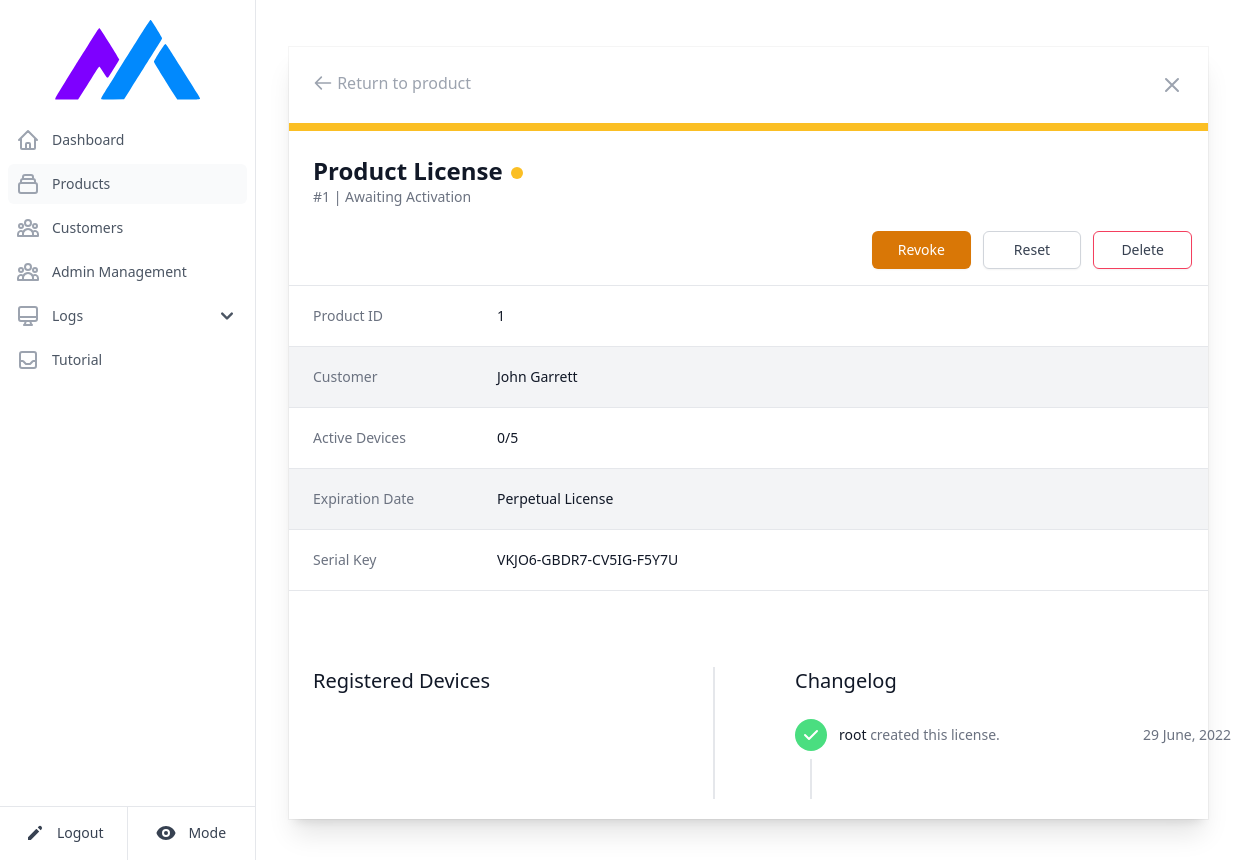
Page /licenses/1 (signed in) on the earlier database version.
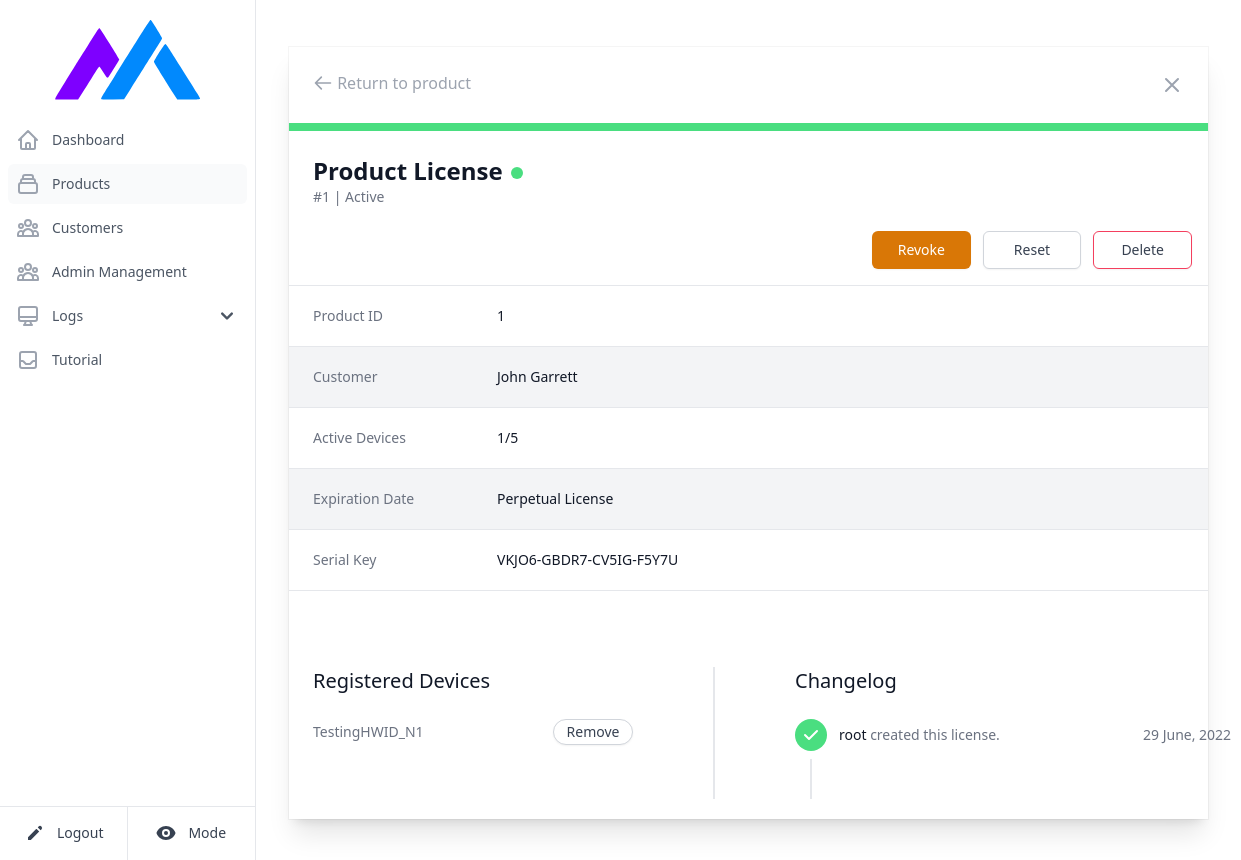
Same page on the later database version.
### bin/models.py (models this page shows)
class Key(db.Model):
    __tablename__ = "key"
    id = db.Column(db.Integer, primary_key=True)
    productid = db.Column(db.Integer, db.ForeignKey('product.id', ondelete="cascade"), nullable=False)
    clientid = db.Column(db.Integer, db.ForeignKey('client.id', ondelete="cascade"), nullable=False)
    serialkey = db.Column( db.String(100), unique = True)
    maxdevices = db.Column( db.Integer )
    devices = db.Column( db.Integer )
    status = db.Column( db.Integer )
    expirydate = db.Column( db.Integer, nullable=False)
    registrations = db.relationship('Registration', cascade='all,delete', backref='key')
    changelogs = db.relationship('Changelog', cascade='all,delete', backref='key')

class Changelog(db.Model):
    __tablename__ = "changeLog"
    id = db.Column( db.Integer, primary_key=True )
    keyID = db.Column( db.Integer, db.ForeignKey('key.id', ondelete="cascade"), nullable=True )
    userid = db.Column( db.Integer, db.ForeignKey('user.id', ondelete='SET NULL'), nullable=True )
    timestamp = db.Column( db.Integer, nullable=False )
    action = db.Column( db.String(40) )
    description = db.Column( db.String(200), nullable=False, default='' )

class User(UserMixin, db.Model):
    __tablename__ = "user"
    id = db.Column( db.Integer, primary_key=True )
    email = db.Column( db.String(100), unique=True )
    password = db.Column( db.String(150) )
    name = db.Column( db.String(100), unique=True )
    owner = db.Column( db.Boolean, default = False )
    disabled = db.Column( db.Boolean, default = False )
    timestamp = db.Column( db.Integer, nullable = False )
    changelogs = db.relationship('Changelog', cascade='all,delete', backref='user')

class Registration(db.Model):
    __tablename__ = "registration"
    id = db.Column(db.Integer, primary_key=True)
    keyID = db.Column(db.Integer, db.ForeignKey('key.id', ondelete="cascade"), nullable=False)
    hardwareID = db.Column(db.String(200), nullable=False)

### bin/main.py (the view)
@main.route('/licenses/<licenseid>')
@login_required
def licenseDisplay(licenseid):
    return LicenseHandler.displayLicense(licenseid)

### bin/databaseAPI.py (called while the page is built)
def getKeyAndClient(keyid):
    if( not ( isinstance(keyid, int) or keyid.isnumeric() ) ):
        raise Exception("Invalid input - Denying database querying!")
    return db.engine.execute("""
    SELECT * FROM key JOIN (select id as cid, name from client) ON cid = key.clientid where Key.id = """ + str(keyid)
    ).fetchone()

def getKeyLogs(keyid):
    return db.session.query(Changelog, User.name).join(User, User.id == Changelog.userid).filter(Changelog.keyID == keyid).all()

def getKeyHWIDs(keyID):
    return Registration.query.filter_by(keyID = keyID).all()

### bin/templates/license.html (shortened to what the changed rows need)
{% extends "base.html" %}
{% block content %}
<main>
    <div class="bg-white block sm:flex items-center justify-between lg:mt-1.5 border border-neutral-100 dark:bg-slate-900 dark:border-slate-700">
		<div class="w-full flex flex-col bg-white shadow-xl dark:bg-slate-900">
			 <div class="divide-y divide-gray-200 border-b border-gray-200">
			   	<div class="pb-4">
				{% if license.status == 0 %}
					<div class="bg-amber-400 h-2"></div>
				{% elif license.status == 1 %}
					<div class="bg-green-400 h-2"></div>
				{% else %}
					<div class="bg-red-700 h-2"></div>
				{% endif %}
				<div class="flow-root">
				   <div class="mt-6 ml-6 flex-1">
					 <div>
					   <div class="flex items-center">
						 <h3 class="font-bold text-xl text-gray-900 sm:text-2xl dark:text-gray-100">Product License</h3>
						 {% if license.status == 0 %}
							<span class="ml-2 bg-amber-400 flex-shrink-0 inline-block h-3 w-3 rounded-full mt-1">
							</span>
						 {% elif license.status == 1 %}
							<span class="ml-2 bg-green-400 flex-shrink-0 inline-block h-3 w-3 rounded-full mt-1">
							</span>
						 {% else %}
							<span class="ml-2 bg-red-700 flex-shrink-0 inline-block h-3 w-3 rounded-full mt-1">
								<span class="sr-only">Revoked</span>
							</span>
						 {% endif %}
					   </div>
					   <p class="text-sm text-gray-500">#{{license.id}} | {% if license.status == 0 %} Awaiting Activation {% elif license.status == 1 %} Active {% else %} Revoked {% endif %}</p>
					 </div>
				   </div>
				 </div>
			   </div>
			   <div class="px-4 sm:px-0 sm:py-0">
				 <dl class="sm:divide-y sm:divide-gray-200 sm:space-y-0 dark:divide-slate-700">
					<div class="sm:flex sm:px-6 sm:py-5">
						<dd class="mt-1 text-sm text-gray-900 sm:mt-0 sm:ml-6 sm:col-span-2 dark:text-gray-300">
						   <p>{{license.productid}}</p>
						</dd>
					 </div>
					 <div class="sm:flex sm:px-6 sm:py-5">
						<dd class="mt-1 text-sm text-gray-900 sm:mt-0 sm:ml-6 sm:col-span-2 dark:text-gray-300">
						   <p>{{license.devices}}/{{license.maxdevices}}</p>
						</dd>
					 </div>
					 <div class="flex px-6 py-5">
						<dt class="text-sm font-medium text-gray-500 sm:w-40 sm:flex-shrink-0 w-48">Serial Key</dt>
						<dd class="mt-1 text-sm text-gray-900 sm:mt-0 sm:ml-6 sm:col-span-2 w-80 dark:text-gray-300">{{license.serialkey}}</dd>
					 </div>
				  </dl>
			   </div>
			</div>
			 <div class="mt-10 py-5">
			   <div class="mt-4 flex justify-start divide-x-2 dark:divide-slate-600">
				  <div class="ml-6 mr-20">
					<h1 class="text-xl font-medium text-gray-900 dark:text-gray-200">Registered Devices</h1>
					 <div class="flow-root mt-4">
					   <ul role="list" class="divide-y divide-gray-200 w-80">
							{% for device in devices %}
								<li class="py-2">
									<div class="flex items-center space-x-4">
										<div class="flex-1 min-w-0">
											<p class="hardware-list text-sm text-gray-500 truncate dark:text-gray-400">{{device.hardwareID}}</p>
										</div>
										<div>
											<a class="remove-button inline-flex items-center justify-center shadow-sm px-2.5 py-0.5 border border-gray-300 text-sm leading-5 font-medium rounded-full text-gray-700 bg-white hover:bg-gray-50 w-20 cursor-pointer dark:bg-slate-700 dark:hover:bg-slate-800 dark:text-gray-200 dark:border-slate-600">Remove</a>
										</div>
									</div>
								</li>
							{% endfor %}
					   </ul>
					 </div>
				  </div>
				  <div class="pl-20 flow-root">
					<h1 class="text-xl font-medium text-gray-900 dark:text-gray-200">Changelog</h1>
					<ul role="list" class="mt-6 mb-4">
						{% for log, username in changelog %}
					   		<li>
								<div class="relative pb-8">
								<span class="absolute top-4 left-4 -ml-px h-full w-0.5 bg-gray-200 dark:bg-slate-600" aria-hidden="true"></span>
								<div class="relative flex space-x-3">
									<div>
										{% if log.action == 'CreatedKey' %}
											<span class="h-8 w-8 rounded-full bg-green-400 flex items-center justify-center ring-8 ring-white dark:ring-slate-600">
												<svg xmlns="http://www.w3.org/2000/svg" class="h-5 w-5 text-white" viewBox="0 0 20 20" fill="currentColor">
													<path fill-rule="evenodd" d="M16.707 5.293a1 1 0 010 1.414l-8 8a1 1 0 01-1.414 0l-4-4a1 1 0 011.414-1.414L8 12.586l7.293-7.293a1 1 0 011.414 0z" clip-rule="evenodd" />
												</svg>
											</span>
										{% endif %}
									</div>
									<div class="min-w-0 flex-1 pt-1.5 flex justify-between space-x-4">
									<div>
										{% if log.action == 'CreatedKey' %}
											<p class="text-sm text-gray-500 w-72"><a class="font-medium text-gray-900">{{username}}</a> created this license.</p>
										{% elif log.action == 'RevokedKey' %}
											<p class="text-sm text-gray-500 w-72"><a class="font-medium text-gray-900">{{username}}</a> revoked this license.</p>
										{% elif log.action == 'ReactivatedKey' %}
											<p class="text-sm text-gray-500 w-72"><a class="font-medium text-gray-900">{{username}}</a> reactivated this license.</p>
										{% elif log.action == 'ResetKey' %}
											<p class="text-sm text-gray-500 w-72"><a class="font-medium text-gray-900">{{username}}</a> reset this license.</p>
										{% elif log.action.startswith('UnlinkedHWID') %}
											<p class="text-sm text-gray-500 w-72"><a class="font-medium text-gray-900">{{username}}</a> unlinked '{{log.action.split('$$$')[1]}}' device.</p>
										{% endif %}
									</div>
									<div class="text-right text-sm whitespace-nowrap text-gray-500">
										<time class="timestamp">{{log.timestamp}}</time>
									</div>
									</div>
								</div>
								</div>
					   		</li>
						{% endfor %}
					 </ul>
				   </div>
			   	</div>
			</div>
		   </div>
		 </div>
	   </div>
	 </main>
	</div>
{% endblock %}

Differences in the rows shown:
changed Key "VKJO6-GBDR7-CV5IG-F5Y7U": status 0 → 1 (drawn); devices "0" → "1"
added Registration: hardwareID "TestingHWID_N1"
Other differences:
text no longer shown: "Awaiting Activation"
text now shown: "Active"
